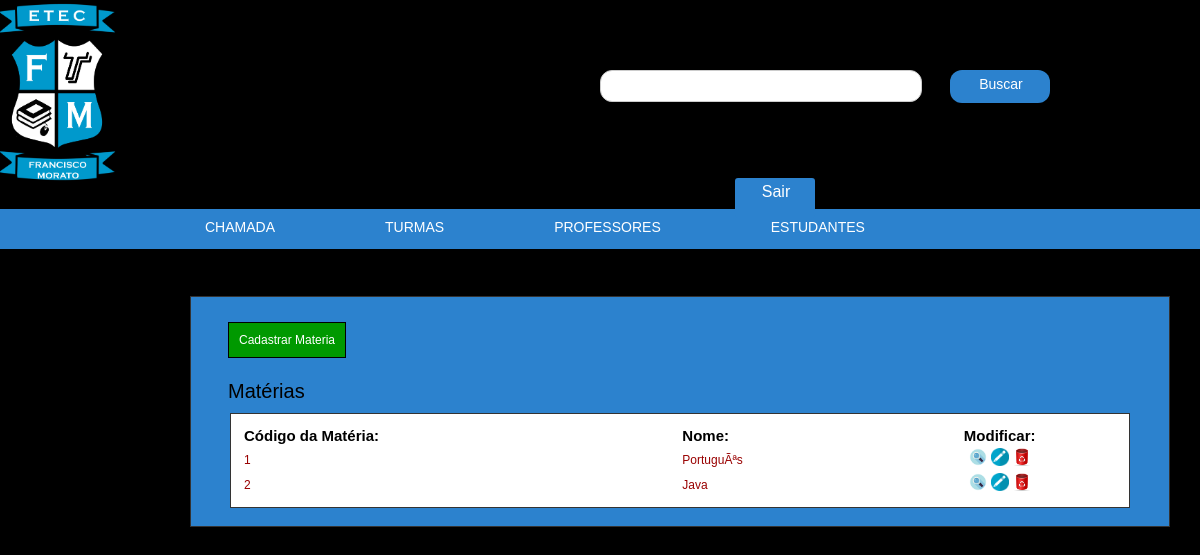
Page /admin/professores.php?pg=disciplina on the committed database.
### tables this page shows
CREATE TABLE `disciplina` (
  `id_disciplina` tinyint(3) unsigned NOT NULL AUTO_INCREMENT,
  `nome_disciplina` varchar(30) NOT NULL,
  PRIMARY KEY (`id_disciplina`)
);

### admin/professores.php (the view, shortened to what this page needs)
<!DOCTYPE html PUBLIC "-//W3C//DTD XHTML 1.0 Transitional//EN" "http://www.w3.org/TR/xhtml1/DTD/xhtml1-transitional.dtd">
<html xmlns="http://www.w3.org/1999/xhtml">
<head>
	<link href="css/cursos_e_disciplinas.css" rel="stylesheet" type="text/css" />
</head>
<body>
	<?php require "topo.php"; ?>
	<div id="caixa_preta">
	</div>
	<div id="caixa_preta">
	</div>
	<?php if(@$_GET['pg'] == 'disciplina'){ ?>
		<div id="box_curso">
		<br/><br/>
 			<a class="a2" href="professores.php?pg=cadastra_materia">Cadastrar Materia</a>
			<?php $sql_resultado_consulta_materia = "SELECT * FROM disciplina";
			$resultado_consulta_materia = mysqli_query($conexao, $sql_resultado_consulta_materia) or die(mysqli_error($conexao));
 			if(mysqli_num_rows($resultado_consulta_materia) == ''){
	 			echo "<br/><br/><br/>No momento não existe nenhuma matéria cadastrada!<br/><br/>";
 			}
			else
			{ ?>
				<br/><br/>
				<h1>Matérias</h1>
				<table width="900" border="0">
					<tr>
						<td><strong>Código da Matéria:</strong></td>
						<td><strong>Nome:</strong></td>
						<td><center><strong>Modificar:</strong></center></td>
					</tr>
					<?php while($resultado_consulta_materia_valores = mysqli_fetch_assoc($resultado_consulta_materia)){
						$cod_disc = $resultado_consulta_materia_valores['id_disciplina'];
						$nome_disc = $resultado_consulta_materia_valores['nome_disciplina']; ?>
						<tr>
							<td>
								<h3><?php echo $cod_disc; ?></h3>
							</td>
							<td>
								<h3><?php echo $nome_disc; ?></h3>
							</td>
							<td>
								<center>
									<a href="professores.php?pg=disciplina&op=visualizar&disc=<?php echo $cod_disc; ?>" ><img title="Visualizar Turma <?php echo $nome_disc; ?>" src="img/lupa_turma.png" width="18" height="18" border="0"></a>
									<a href="professores.php?pg=disciplina&op=atualizar&disc=<?php echo $cod_disc; ?>"><img title="Atualizar Turma <?php echo $nome_disc; ?>" src="img/editar.png" width="18" height="18" border="0"></a>
									<a href="professores.php?pg=disciplina&op=deletar&disc=<?php echo $cod_disc; ?>"><img title="Deletar Turma <?php echo $nome_disc; ?>" src="img/deletar.ico" width="18" height="18" border="0"></a>
								</center>
							</td>
						</tr>
					<?php } ?>
				</table>
			<?php } ?>
			<br/>
			</div>
		<?php die;} ?>

### admin/css/cursos_e_disciplinas.css (style rules this page uses)
#caixa_preta { background:#000; width:980px; margin:18px auto; height:15px; }
#box_curso { width:978px; background:#2C82CE; height:auto; float:left; text-align:left; margin:-20px 0 20px 190px; border:1px solid #333; }
#box_curso .a2 { font:12px Arial, Helvetica, sans-serif; margin:30px 0 10px 37px; color:#FFF; background:#090; text-decoration:none; padding:10px; border:1px solid #000; }
#box_curso h1 { font:20px Arial, Helvetica, sans-serif; margin:15px 0 10px 37px; color:#000; }
#box_curso table { border:1px solid #333; padding:10px; background:#FFF; margin:0 0 10px 0; margin:auto; font:15px Arial, Helvetica, sans-serif; text-align:left; }
#box_curso h3 { font:12px Arial, Helvetica, sans-serif; margin:2px 0 0 0; color:#900; }

### admin/css/topo.css (style rules this page uses)
body { padding:0; margin:0; }

### rows in the picture
disciplina: id_disciplina "1", nome_disciplina "PortuguÃªs"
disciplina: id_disciplina "2", nome_disciplina "Java"
